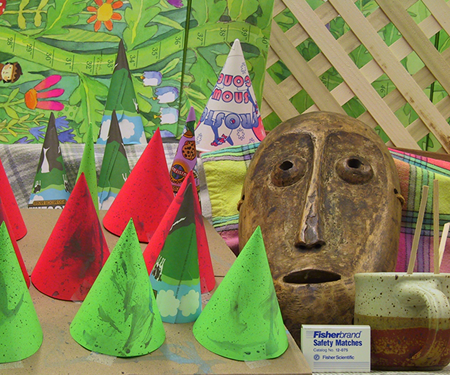
#> input picture Chapter02/im2.png, 450 x 375 px
$ python stereobm.py   (older library calls are emulated)
#> lines starting #> are read from the running program, lines starting #| are printed output that depends on the picture; after the words box and inside, x2 and y2 are one past the last pixel; in counts of white or black regions, pixels touching at a corner belong together
import cv2
import numpy as np

# Tested with OpenCV 4.12 and Python 3.11 on the bundled im2.png / im6.png
# (Middlebury 2003 "Cones" pair, quarter resolution).
#
# Choosing the numDisparities search range: it must cover the full spread of
# disparity in the scene, from the nearest to the farthest surface. Start
# from a rough guess (or the default below), then widen the slider until the
# fraction of pixels with a valid match (disparity > 0) stops increasing --
# too narrow a range leaves near or far surfaces unmatched, while too wide a
# range slows the search for no benefit. For this pair, ground-truth
# disparity spans roughly 5.5-55 px, so a numDisparities of 64 (slider
# value 4) is a reasonable starting point.
#
# To reproduce the disparity map shown in the book's Figure 2.7: numDisparities
# slider value 3 (effective numDisparities = 48), blockSize = 13,
# uniquenessRatio = 15, speckleWindowSize = 0.

# Load images (ensure they are the same size and rectified)
imgL = cv2.imread('im2.png', cv2.IMREAD_GRAYSCALE)
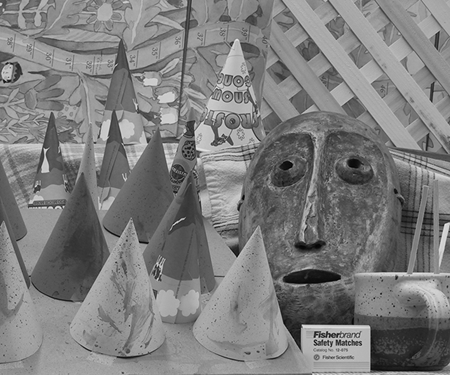
#> imgL: shape (375, 450); min 0, max 235, mean 125
imgR = cv2.imread('im6.png', cv2.IMREAD_GRAYSCALE)
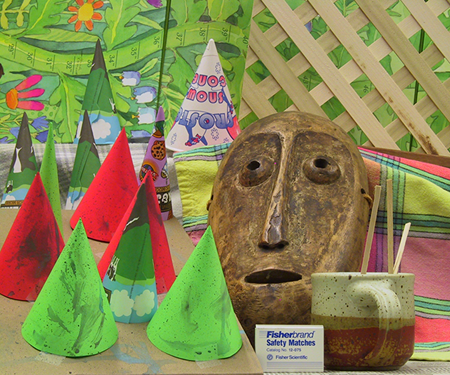
#> input picture Chapter02/im6.png, 450 x 375 px
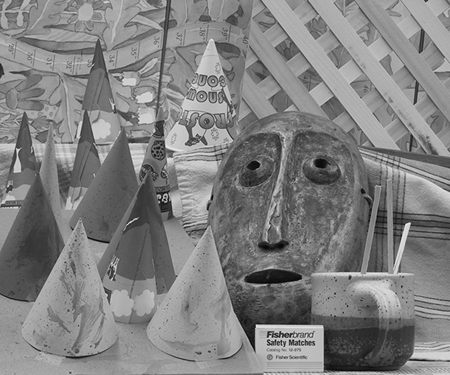
#> imgR: shape (375, 450); min 0, max 243, mean 128.4
if imgL is None or imgR is None:
    raise SystemExit('Could not load the stereo pair; check the file paths.')

# Baseline (meters) and focal length (pixels) for the chosen stereo pair.
# im2.png / im6.png are the Middlebury 2003 "Cones" pair. The constants
# below are illustrative only -- they are not this pair's calibration, so
# the resulting depth is NOT metric. Substitute the pair-specific focal
# length and baseline for your own rig (or for the dataset you are using)
# before treating the output as calibrated metric depth.
BASELINE_M = 0.16
FOCAL_PX = 3740.0

def nothing(x):
    pass

# The StereoBM object is created once and reconfigured in the loop.
stereo = cv2.StereoBM_create(numDisparities=16, blockSize=15)

# Create a window for the UI
cv2.namedWindow('Stereo Tuning', cv2.WINDOW_NORMAL)
cv2.resizeWindow('Stereo Tuning', 600, 200)

# Create trackbars for parameters
# numDisparities: must be a multiple of 16. The slider value is a multiplier
# (effective numDisparities = slider * 16), so this starts at 64. The Cones
# ground-truth disparity spans roughly 5.5-55 px; starting at the default of
# 16 covers only 0-15 px and leaves ~90% of pixels unmatched. See the note
# below for how to choose the search range for a different stereo pair.
cv2.createTrackbar('numDisparities', 'Stereo Tuning', 4, 15, nothing)
# blockSize: must be an odd number >= 5
cv2.createTrackbar('blockSize', 'Stereo Tuning', 5, 50, nothing)
cv2.createTrackbar('uniquenessRatio', 'Stereo Tuning', 15, 100, nothing)
cv2.createTrackbar('speckleWindowSize', 'Stereo Tuning', 0, 200, nothing)

while True:
    # 1. Get current positions of trackbars
    # Convert numDisparities to a multiple of 16 (e.g., slider 1 = 16)
    n_disp = cv2.getTrackbarPos('numDisparities', 'Stereo Tuning') * 16
    if n_disp == 0: n_disp = 16

    # Ensure blockSize is odd and at least 5
    b_size = cv2.getTrackbarPos('blockSize', 'Stereo Tuning')
    if b_size < 5: b_size = 5
    if b_size % 2 == 0: b_size += 1

    uniqueness = cv2.getTrackbarPos('uniquenessRatio', 'Stereo Tuning')
    speckle = cv2.getTrackbarPos('speckleWindowSize', 'Stereo Tuning')

    # 2. Update StereoBM object (reconfigure, do not recreate)
    stereo.setNumDisparities(n_disp)
    stereo.setBlockSize(b_size)
    stereo.setUniquenessRatio(uniqueness)
    stereo.setSpeckleWindowSize(speckle)

    # 3. Compute disparity.
    # StereoBM returns CV_16S holding disparity * 16 (4 fractional bits),
    # so divide by 16 to get disparity in pixels.
    disparity = stereo.compute(imgL, imgR).astype(np.float32) / 16.0
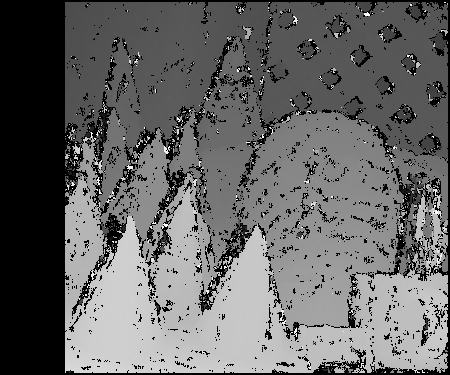
#> disparity: shape (375, 450) float32; min -1, max 63, mean 24.7; drawn with min black and max white
    # Pixels with no valid match are flagged below the minimum disparity
    # (minDisparity - 1); mask them out so they do not skew the
    # normalisation or the depth conversion.
    valid = disparity > 0
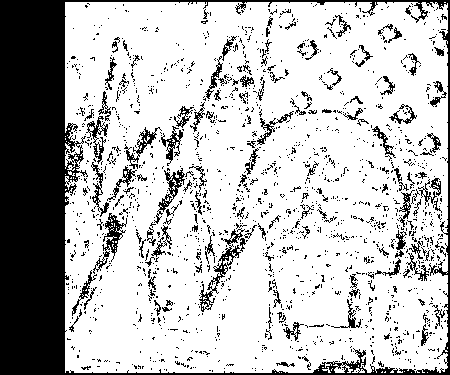
#> valid: shape (375, 450) bool; 74.2% white; 1624 black regions (1484 under 20 px), largest, box (x1, y1, x2, y2) and area: (0, 0, 450, 375) 28551, (199, 228, 245, 312) 616, (93, 213, 127, 274) 502

    # 4. Convert disparity to metric depth:  Z = f * B / d
    depth = np.zeros_like(disparity)
    depth[valid] = (FOCAL_PX * BASELINE_M) / disparity[valid]
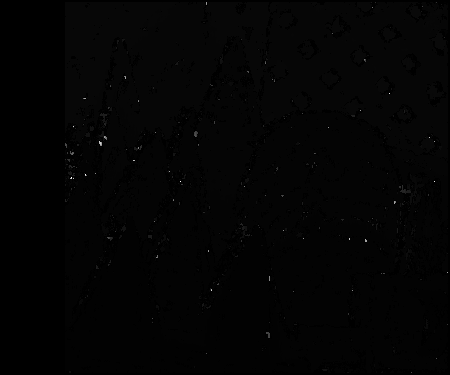
#> depth: shape (375, 450) float32; min 0, max 1063.8, mean 15.9; drawn with min black and max white

    # 5. Normalise only the valid pixels for visualisation (0 to 255)
    disp_vis = np.zeros(disparity.shape, dtype=np.uint8)
    if valid.any():
        disp_vis[valid] = cv2.normalize(disparity[valid], None, alpha=0,
                                        beta=255, norm_type=cv2.NORM_MINMAX,
                                        dtype=cv2.CV_8U).ravel()

    # Apply a colormap to make it easier to read
    disp_color = cv2.applyColorMap(disp_vis, cv2.COLORMAP_AUTUMN)
    disp_color[~valid] = 0
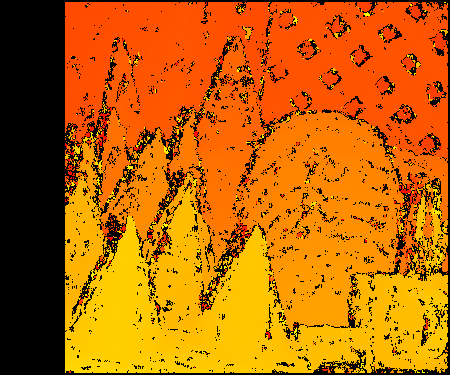
#> disp_color: shape (375, 450, 3); mean B, G, R 0, 100.1, 189.2

    # 6. Display the result
    cv2.imshow('Disparity Map', disp_color)

    # Press 'q' to exit
    if cv2.waitKey(1) & 0xFF == ord('q'):
#> (key q is pressed here)
        break

cv2.destroyAllWindows()
